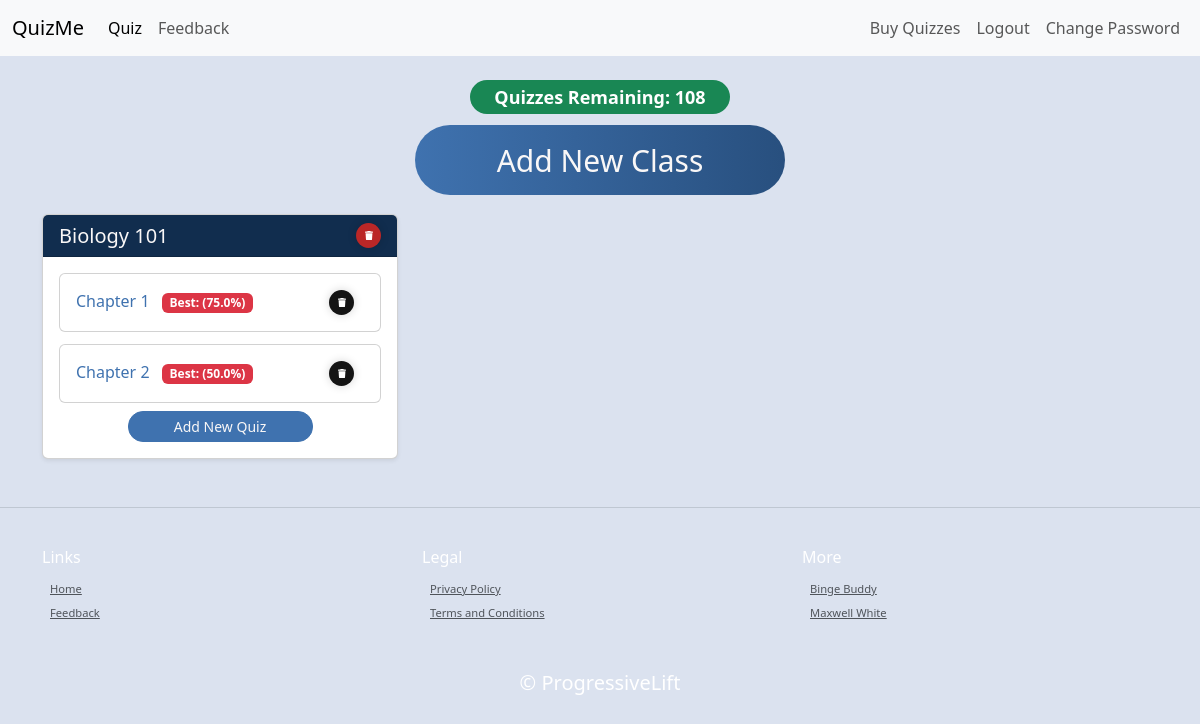
The page /quiz-selector (signed in) on the database its author committed.
### main.py (models this page shows)
class User(UserMixin, db.Model):
    __tablename__ = "users"
    id: Mapped[int] = mapped_column(Integer, primary_key=True)
    email: Mapped[str] = mapped_column(String(100), unique=True)
    password: Mapped[str] = mapped_column(String(100))
    name: Mapped[str] = mapped_column(String(100))
    premium_level: Mapped[int] = mapped_column(Integer)
    date_of_signup: Mapped[Date] = mapped_column(Date)
    end_date_premium: Mapped[Date] = mapped_column(Date)
    points: Mapped[int] = mapped_column(Integer)
    quiz_count: Mapped[int] = mapped_column(Integer)

class ClassList(db.Model):
    __tablename__ = "class_list"
    id: Mapped[int] = mapped_column(Integer, primary_key=True)
    user_id: Mapped[int] = mapped_column(Integer, db.ForeignKey("users.id"))
    class_name: Mapped[str] = mapped_column(String(250), unique=False, nullable=False)

class Quiz(db.Model):
    __tablename__ = "quizzes"
    id: Mapped[int] = mapped_column(Integer, primary_key=True)
    user_id: Mapped[int] = mapped_column(Integer, db.ForeignKey("users.id"))
    quiz_json: Mapped[str] = mapped_column(JSON())
    title: Mapped[str] = mapped_column(String())
    class_name: Mapped[str] = mapped_column(String(250), unique=False, nullable=False)
    total_questions: Mapped[int] = mapped_column(Integer)
    best_score: Mapped[int] = mapped_column(Integer)

### main.py (the view)
@app.route('/quiz-selector', methods=["GET", "POST"])
def quiz_selector():
    form = NoteInput()
    if not current_user.is_authenticated:
        return redirect(url_for('login'))
    elif current_user.is_authenticated:
        class_list = ClassList.query.filter_by(user_id=current_user.id).all()
    quizzes = Quiz.query.filter_by(user_id=current_user.id).all()
    return render_template("quiz_selector.html", form=form, class_list=class_list, quizzes=quizzes)

### main.py (called while the page is built)
@login_manager.user_loader
def load_user(user_id):
    return db.get_or_404(User, user_id)

### templates/quiz_selector.html (shortened to what this page needs)
{% include "header.html" %}
{% block content %}
<div class="container mt-4">
    <div class="text-center mb-3">
        <div class="quiz-counter">
            <h4 class="mb-3">
                <span class="badge {% if current_user.quiz_count >= 1 and current_user.quiz_count <= 5  %}bg-warning{% elif current_user.quiz_count ==0 %}bg-danger{% else %}bg-success{% endif %} rounded-pill px-4 py-2">
                    Quizzes Remaining: {{ current_user.quiz_count }}
                </span>
            </h4>
        </div>
        <button type="button" class="create_class_button" data-bs-toggle="modal" data-bs-target="#addClassModal">
            Add New Class
        </button>
    </div>
    {%if not current_user.is_authenticated%}
        <div class="text-center mt-4">
            <h3 class="mb-4">Please login to view your quizzes</h3>
        </div>
    {% else %}
        {% if class_list %}
            <div class="row">
            {% for class in class_list %}
            <div class="col-md-4 mb-4">
                <div class="card shadow-sm">
                    <div class="card-header d-flex justify-content-between align-items-center">
                        <h5 class="card-title mb-0">{{ class.class_name }}</h5>
                        <div class="d-flex gap-2">
                            <form action="{{ url_for('delete_class', class_name=class.class_name) }}" method="POST" onsubmit="return confirm('Are you sure you want to delete this class?');" class="m-0">
                                <button type="submit" class="delete_class_button" aria-label="Delete class">
                                    <svg viewBox="0 0 448 512" class="svgIcon">
                                        <path d="M135.2 17.7L128 32H32C14.3 32 0 46.3 0 64S14.3 96 32 96H416c17.7 0 32-14.3 32-32s-14.3-32-32-32H320l-7.2-14.3C307.4 6.8 296.3 0 284.2 0H163.8c-12.1 0-23.2 6.8-28.6 17.7zM416 128H32L53.2 467c1.6 25.3 22.6 45 47.9 45H346.9c25.3 0 46.3-19.7 47.9-45L416 128z" />
                                    </svg>
                                </button>
                            </form>
                        </div>
                    </div>
                    <div class="card-body">
                        {% set class_quizzes = quizzes|selectattr('class_name', 'equalto', class.class_name)|list %}
                        {% if class_quizzes %}
                            <div class="row g-2">
                                {% for quiz in class_quizzes %}
                                <div class="col-12 mb-1">
                                    <div class="card">
                                        <div class="card-body">
                                            <div class="d-flex justify-content-between align-items-center">
                                                <h6 class="card-title mb-0">
                                                    <a href="{{ url_for('quiz', quiz_id=quiz.id) }}" class="text-decoration-none">
                                                        {{ quiz.title }}
                                                    </a>
                                                        <span class="badge {% if (quiz.best_score / quiz.total_questions * 100)|round == 100 %}bg-success{% else %}bg-danger{% endif %} ms-2">Best: ({{ (quiz.best_score / quiz.total_questions * 100)|round }}%)</span>
                                                </h6>
                                                <form action="{{ url_for('delete_quiz', quiz_id=quiz.id) }}" method="POST" onsubmit="return confirm('Are you sure you want to delete this quiz?');">
                                                    <button type="submit" class="delete_quiz_button" aria-label="Delete quiz">
                                                        <svg viewBox="0 0 448 512" class="svgIcon">
                                                            <path d="M135.2 17.7L128 32H32C14.3 32 0 46.3 0 64S14.3 96 32 96H416c17.7 0 32-14.3 32-32s-14.3-32-32-32H320l-7.2-14.3C307.4 6.8 296.3 0 284.2 0H163.8c-12.1 0-23.2 6.8-28.6 17.7zM416 128H32L53.2 467c1.6 25.3 22.6 45 47.9 45H346.9c25.3 0 46.3-19.7 47.9-45L416 128z" />
                                                        </svg>
                                                    </button>
                                                </form>
                                            </div>
                                        </div>
                                    </div>
                                </div>
                                {% endfor %}
                            </div>
                            {% if current_user.quiz_count > 0 %}
                            <div class="text-center mt-1">
                                <button type="button" class="add_quiz_button btn btn-sm btn-primary" data-bs-toggle="modal" data-bs-target="#createQuizModal" data-class-name="{{ class.class_name }}">
                                    Add New Quiz
                                </button>
                            </div>
                            {% else %}
                            <div class="text-center mt-1">
                                <a href="{{ url_for('price_page') }}" class="add_quiz_button btn btn-sm btn-primary">
                                    Purchase More Quizzes
                                </a>
                            </div>
                            {% endif %}
                        {% endif %}
                    </div>
                </div>
            </div>
            {% endfor %}
        </div>
    {% else %}
        <div class="text-center mt-4">
            <h3 class="mb-4">No Classes Added Yet</h3>
            <p>Click the button above to add your first class!</p>
        </div>
    {% endif %}
    {% endif %}
</div>
{% endblock %}
{% include "footer.html" %}

### static/css/style.css (style rules this page uses)
:root { --primary-color: #F9F7F7; --secondary-color: #DBE2EF; --tertiary-color: #3F72AF; --quaternary-color: #112D4E; }

### rows shown on the page
User: quiz_count "108"
ClassList: class_name "Biology 101"
Quiz: title "Chapter 1", (quiz.best_score/quiz.total_questions*100)|round "75.0"
Quiz: title "Chapter 2", (quiz.best_score/quiz.total_questions*100)|round "50.0"
